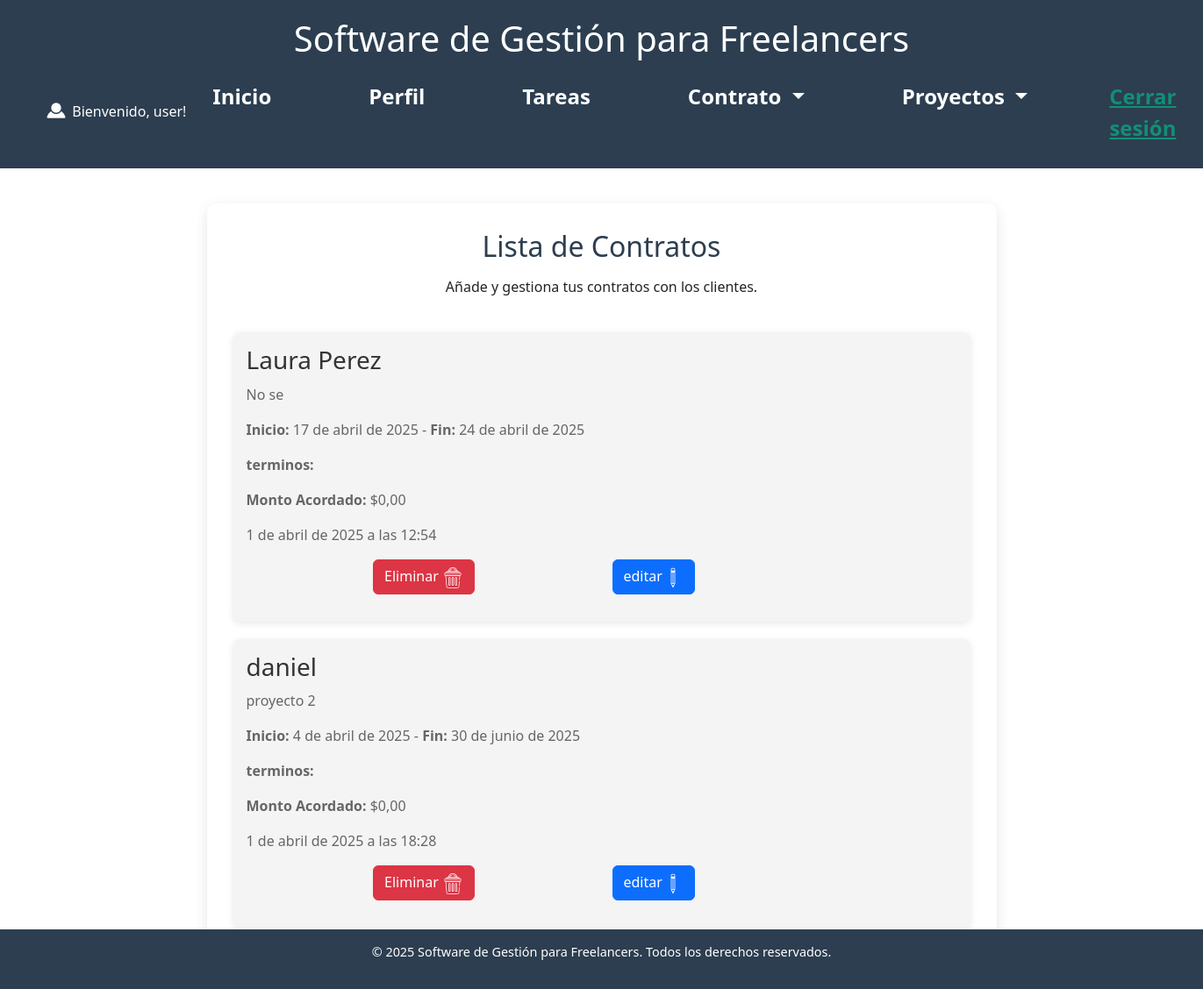
Before: /gestion_contratos/ (signed in) with the older database file.
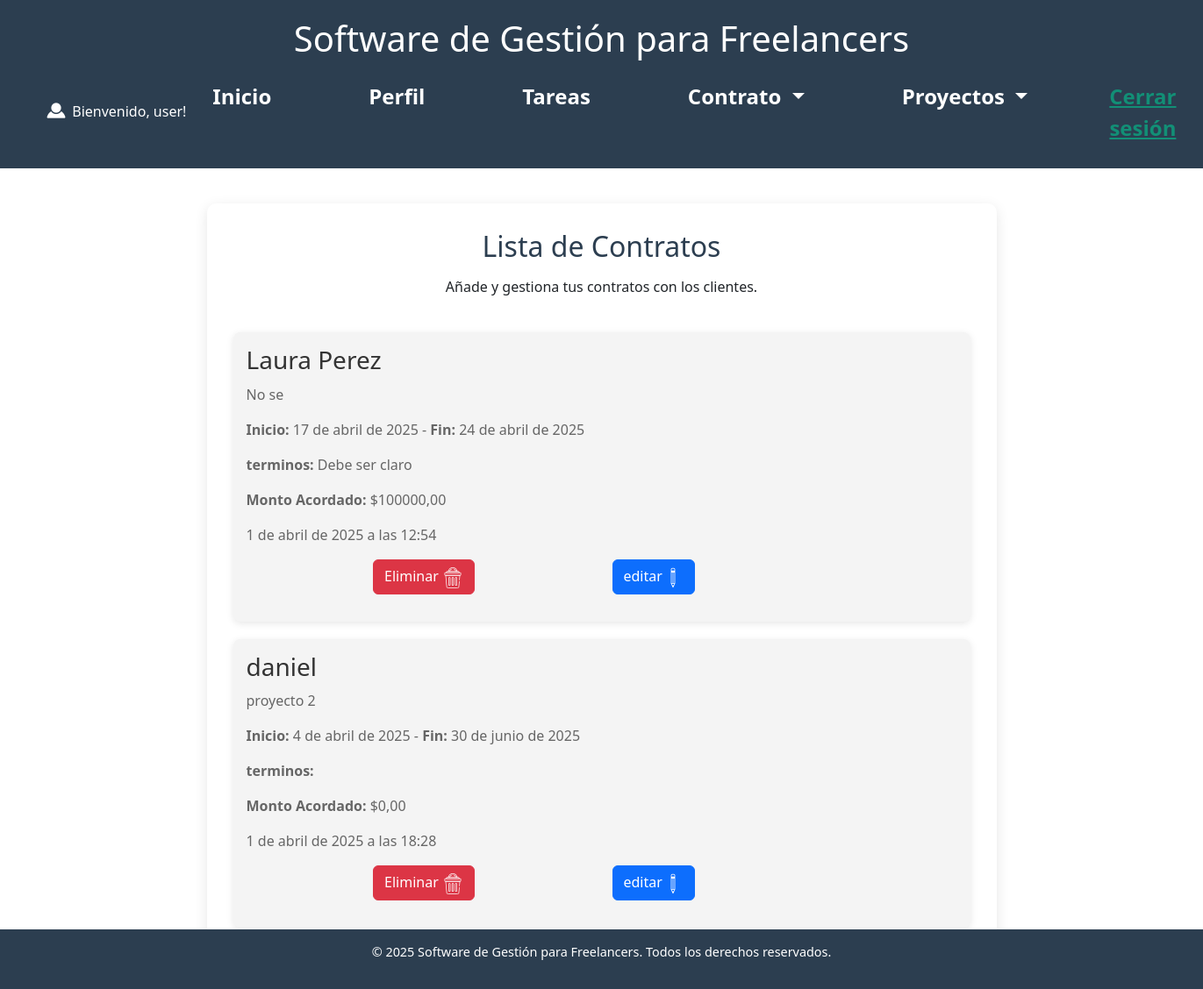
After: the same page with the newer database file.
### gestion/models.py (models this page shows, shortened)
class Contrato(models.Model):
    id_contrato = models.AutoField(primary_key=True)
    id_usuario = models.ForeignKey(CustomUser, on_delete=models.CASCADE, related_name='contratos')
    nombre_cliente = models.CharField(max_length=100)
    descripcion = models.TextField()
    fecha_inicio = models.DateField()
    fecha_fin = models.DateField()
    terminos = models.TextField()
    monto= models.DecimalField(max_digits=10, decimal_places=2, null=False, blank=False, default=0)
    fecha_creacion = models.DateTimeField(auto_now_add=True)

### gestion/views.py (the view, shortened to what this page needs)
# urls.py: path("gestion_contratos/", gestion_contratos, name="gestion_contratos"),
@login_required
def gestion_contratos(request):
    if request.method == "GET":
        gestion_contratos = Contrato.objects.filter(id_usuario=request.user)
        print("solicitud get hecha")
    gestion_contratos = Contrato.objects.filter(id_usuario=request.user)
    return render(request, "gestion_contratos.html", {"contratos": gestion_contratos})

### templates/gestion_contratos.html (shortened to what this page needs)
{% extends 'base.html' %}
{% block content %}
{%load static%}
<section id="contrato">
    <h2>Lista de Contratos</h2>
    <p>Añade y gestiona tus contratos con los clientes.</p>
    <br>
    <div class="proyecto-container" id="lista-proyectos">
        {% for contrato in contratos %}
        <div class="proyecto-item" id="contrato-{{ contrato.id_contrato }}">
            <h3>{{ contrato.nombre_cliente }}</h3>
            <p>{{ contrato.descripcion }}</p>
            <p><strong>Inicio:</strong> {{ contrato.fecha_inicio }} - <strong>Fin:</strong> {{ contrato.fecha_fin }}</p>
             <p><strong>terminos:</strong> {{ contrato.terminos }}</p>
            <p><strong>Monto Acordado:</strong> ${{ contrato.monto }}</p>
            <p>{{ contrato.fecha_creacion }}</p>
            <div  class="container">
                <div class="row">
                  <div class="col-sm">
                    <form method="post" action="{% url 'eliminar_contrato' contrato.id_contrato %}" onsubmit="return confirm('¿Estás seguro de que quieres eliminar este contrato?');">
                        <button type="submit" class="btn btn-danger">Eliminar <img src="{% static 'img/basura.png' %}" alt="" style="display: inline;"></button>
                    </form>
                  </div>
                  <div class="col-sm">
                    <p class="d-inline-flex gap-1">
                        <a class="btn btn-primary" data-bs-toggle="collapse" href="#collapseExample-{{ contrato.id_contrato }}"
                            role="button" aria-expanded="false" aria-controls="collapseExample">
                            editar<img src="{%static 'img/lapiz2.png'%}" alt="" style="display: inline;">
                        </a>
                    </p>
                </div>
                </div>
            </div>
        </div>
        {% empty %}
        <p>No hay contratos aún.</p>
        {% endfor %}
    </div>
</section>
{%endblock%}

Changed rows visible on the page:
changed Contrato "Laura Perez": terminos (not shown) → "Debe ser claro"; monto "0,00" → "100000,00"
